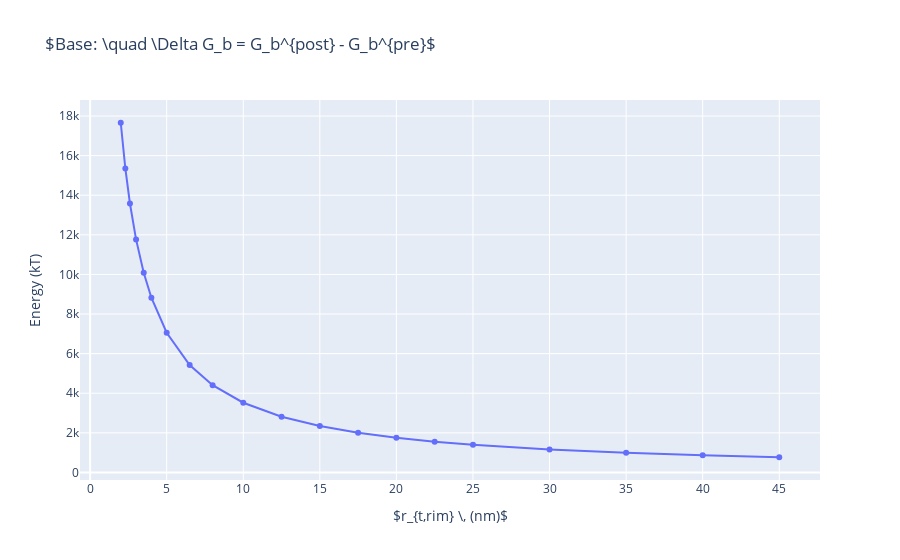

The cell this chart's notebook holds for it:
### Markdown cell above
If this is accurate, the energetic increase may decrease with greater $r_{t,rim}$, but fusion at the base is clearly an energy *intensive* process, not one that releases energy.

## Calculate pre vs post $G_b$ difference and export results

### Code cell
DGb = GPost - GPre

DGbPlot = go.Figure()
DGbPlot.add_trace(go.Scatter(x=rim_rt, y=DGb, mode='markers + lines'))
DGbPlot.update_layout(title="$Base: \\quad \Delta G_b = G_b^{post} - G_b^{pre}$",
                        xaxis_title="$r_{t,rim} \\, (nm)$", yaxis_title="Energy (kT)")
DGbPlot.show()

print('Saving DGb for base')
np.savetxt('output data/Base DGb 2-0.csv', DGb, delimiter=',') # Export DGb as a versioned csv
print('Saving rim_rt for base')
np.savetxt('output data/Base rt 2-0.csv', rim_rt, delimiter=',') # Export rim_rt that was used
print('Done!')

### Figure 1 — Plotly figure (JSON) as saved in the notebook; plotly's stock layout.template omitted (floating-point values rounded to 4 significant figures)
{"data": [{"mode": "markers+lines", "type": "scatter", "x": [2, 2.3, 2.6, 3, 3.5, 4, 5, 6.5, 8, 10, 12.5, 15, 17.5, 20, 22.5, 25, 30, 35, 40, 45], "y": [17660.0, 15360.0, 13580.0, 11770.0, 10090.0, 8824.0, 7057.0, 5425.0, 4405.0, 3522.0, 2814.0, 2343.0, 2006.0, 1753.0, 1556.0, 1399.0, 1162.0, 993.4, 866.5, 767.6]}], "layout": {"autosize": true, "title": {"text": "$Base: \\quad \\Delta G_b = G_b^{post} - G_b^{pre}$"}, "xaxis": {"autorange": true, "range": [-0.5441, 47.54], "title": {"text": "$r_{t,rim} \\, (nm)$"}, "type": "linear"}, "yaxis": {"autorange": true, "range": [-469.7, 18900.0], "title": {"text": "Energy (kT)"}, "type": "linear"}}}
